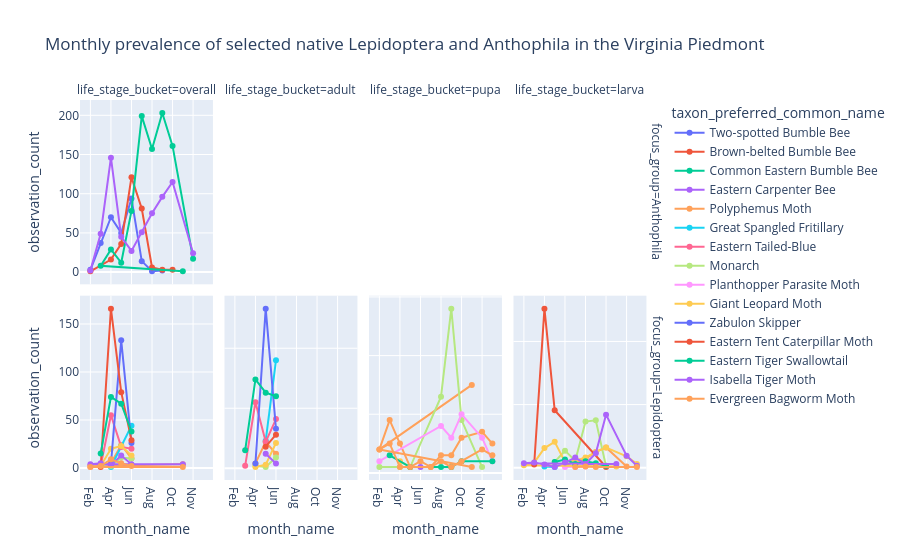

Here is the notebook cell this chart was saved with:
### Code cell
top_taxa = poster_candidates.groupby(['focus_group', 'life_stage_bucket']).head(4)['taxon_id']
plot_frame = monthly_taxa[monthly_taxa['taxon_id'].isin(top_taxa)].copy()
month_order = ['Jan', 'Feb', 'Mar', 'Apr', 'May', 'Jun', 'Jul', 'Aug', 'Sep', 'Oct', 'Nov', 'Dec']
stage_order = ['overall', 'adult', 'pupa', 'larva']
plot_frame['month_name'] = pd.Categorical(plot_frame['month_name'], categories=month_order, ordered=True)
plot_frame['life_stage_bucket'] = pd.Categorical(plot_frame['life_stage_bucket'], categories=stage_order, ordered=True)
plot_frame = plot_frame.sort_values(['focus_group', 'life_stage_bucket', 'taxon_name', 'month'])

fig = px.line(
    plot_frame,
    x='month_name',
    y='observation_count',
    color='taxon_preferred_common_name',
    facet_row='focus_group',
    facet_col='life_stage_bucket',
    markers=True,
    hover_data=['taxon_name'],
    title='Monthly prevalence of selected native Lepidoptera and Anthophila (VA Piedmont counties)',
)
fig.update_yaxes(matches=None)
fig.show()

### Figure 1 — Plotly figure (JSON) as saved in the notebook; plotly's stock layout.template omitted (floating-point values rounded to 4 significant figures)
{"data": [{"customdata": [["Bombus bimaculatus"], ["Bombus bimaculatus"], ["Bombus bimaculatus"], ["Bombus bimaculatus"], ["Bombus bimaculatus"], ["Bombus bimaculatus"], ["Bombus bimaculatus"], ["Bombus bimaculatus"]], "hovertemplate": "taxon_preferred_common_name=Two-spotted Bumble Bee<br>focus_group=Anthophila<br>life_stage_bucket=overall<br>month_name=%{x}<br>observation_count=%{y}<br>taxon_name=%{customdata[0]}<extra></extra>", "legendgroup": "Two-spotted Bumble Bee", "line": {"color": "#636efa", "dash": "solid"}, "marker": {"symbol": "circle"}, "mode": "lines+markers", "name": "Two-spotted Bumble Bee", "orientation": "v", "showlegend": true, "type": "scatter", "x": ["Feb", "Mar", "Apr", "May", "Jun", "Jul", "Aug", "Sep"], "xaxis": "x5", "y": [3, 37, 70, 50, 94, 14, 1, 2], "yaxis": "y5"}, {"customdata": [["Bombus griseocollis"], ["Bombus griseocollis"], ["Bombus griseocollis"], ["Bombus griseocollis"], ["Bombus griseocollis"], ["Bombus griseocollis"], ["Bombus griseocollis"], ["Bombus griseocollis"]], "hovertemplate": "taxon_preferred_common_name=Brown-belted Bumble Bee<br>focus_group=Anthophila<br>life_stage_bucket=overall<br>month_name=%{x}<br>observation_count=%{y}<br>taxon_name=%{customdata[0]}<extra></extra>", "legendgroup": "Brown-belted Bumble Bee", "line": {"color": "#EF553B", "dash": "solid"}, "marker": {"symbol": "circle"}, "mode": "lines+markers", "name": "Brown-belted Bumble Bee", "orientation": "v", "showlegend": true, "type": "scatter", "x": ["Feb", "Apr", "May", "Jun", "Jul", "Aug", "Sep", "Oct"], "xaxis": "x5", "y": [1, 16, 36, 121, 81, 6, 3, 3], "yaxis": "y5"}, {"customdata": [["Bombus impatiens"], ["Bombus impatiens"], ["Bombus impatiens"], ["Bombus impatiens"], ["Bombus impatiens"], ["Bombus impatiens"], ["Bombus impatiens"], ["Bombus impatiens"], ["Bombus impatiens"], ["Bombus impatiens"]], "hovertemplate": "taxon_preferred_common_name=Common Eastern Bumble Bee<br>focus_group=Anthophila<br>life_stage_bucket=overall<br>month_name=%{x}<br>observation_count=%{y}<br>taxon_name=%{customdata[0]}<extra></extra>", "legendgroup": "Common Eastern Bumble Bee", "line": {"color": "#00cc96", "dash": "solid"}, "marker": {"symbol": "circle"}, "mode": "lines+markers", "name": "Common Eastern Bumble Bee", "orientation": "v", "showlegend": true, "type": "scatter", "x": ["Jan", "Mar", "Apr", "May", "Jun", "Jul", "Aug", "Sep", "Oct", "Nov"], "xaxis": "x5", "y": [1, 8, 29, 12, 78, 199, 157, 203, 161, 17], "yaxis": "y5"}, {"customdata": [["Xylocopa virginica"], ["Xylocopa virginica"], ["Xylocopa virginica"], ["Xylocopa virginica"], ["Xylocopa virginica"], ["Xylocopa virginica"], ["Xylocopa virginica"], ["Xylocopa virginica"], ["Xylocopa virginica"], ["Xylocopa virginica"]], "hovertemplate": "taxon_preferred_common_name=Eastern Carpenter Bee<br>focus_group=Anthophila<br>life_stage_bucket=overall<br>month_name=%{x}<br>observation_count=%{y}<br>taxon_name=%{customdata[0]}<extra></extra>", "legendgroup": "Eastern Carpenter Bee", "line": {"color": "#ab63fa", "dash": "solid"}, "marker": {"symbol": "circle"}, "mode": "lines+markers", "name": "Eastern Carpenter Bee", "orientation": "v", "showlegend": true, "type": "scatter", "x": ["Feb", "Mar", "Apr", "May", "Jun", "Jul", "Aug", "Sep", "Oct", "Nov"], "xaxis": "x5", "y": [2, 49, 146, 45, 27, 51, 75, 96, 115, 24], "yaxis": "y5"}, {"customdata": [["Antheraea polyphemus"], ["Antheraea polyphemus"], ["Antheraea polyphemus"], ["Antheraea polyphemus"], ["Antheraea polyphemus"], ["Antheraea polyphemus"]], "hovertemplate": "taxon_preferred_common_name=Polyphemus Moth<br>focus_group=Lepidoptera<br>life_stage_bucket=overall<br>month_name=%{x}<br>observation_count=%{y}<br>taxon_name=%{customdata[0]}<extra></extra>", "legendgroup": "Polyphemus Moth", "line": {"color": "#FFA15A", "dash": "solid"}, "marker": {"symbol": "circle"}, "mode": "lines+markers", "name": "Polyphemus Moth", "orientation": "v", "showlegend": true, "type": "scatter", "x": ["Jan", "Feb", "Mar", "Apr", "May", "Jun"], "xaxis": "x", "y": [4, 2, 2, 5, 24, 10], "yaxis": "y"}, {"customdata": [["Antheraea polyphemus"], ["Antheraea polyphemus"], ["Antheraea polyphemus"]], "hovertemplate": "taxon_preferred_common_name=Polyphemus Moth<br>focus_group=Lepidoptera<br>life_stage_bucket=adult<br>month_name=%{x}<br>observation_count=%{y}<br>taxon_name=%{customdata[0]}<extra></extra>", "legendgroup": "Polyphemus Moth", "line": {"color": "#FFA15A", "dash": "solid"}, "marker": {"symbol": "circle"}, "mode": "lines+markers", "name": "Polyphemus Moth", "orientation": "v", "showlegend": false, "type": "scatter", "x": ["Apr", "May", "Jun"], "xaxis": "x2", "y": [4, 22, 12], "yaxis": "y2"}, {"customdata": [["Antheraea polyphemus"], ["Antheraea polyphemus"], ["Antheraea polyphemus"], ["Antheraea polyphemus"], ["Antheraea polyphemus"], ["Antheraea polyphemus"], ["Antheraea polyphemus"], ["Antheraea polyphemus"], ["Antheraea polyphemus"], ["Antheraea polyphemus"], ["Antheraea polyphemus"], ["Antheraea polyphemus"]], "hovertemplate": "taxon_preferred_common_name=Polyphemus Moth<br>focus_group=Lepidoptera<br>life_stage_bucket=pupa<br>month_name=%{x}<br>observation_count=%{y}<br>taxon_name=%{customdata[0]}<extra></extra>", "legendgroup": "Polyphemus Moth", "line": {"color": "#FFA15A", "dash": "solid"}, "marker": {"symbol": "circle"}, "mode": "lines+markers", "name": "Polyphemus Moth", "orientation": "v", "showlegend": false, "type": "scatter", "x": ["Jan", "Feb", "Mar", "Apr", "May", "Jun", "Jul", "Aug", "Sep", "Oct", "Nov", "Dec"], "xaxis": "x3", "y": [15, 4, 9, 5, 1, 2, 1, 3, 3, 6, 7, 5], "yaxis": "y3"}, {"customdata": [["Antheraea polyphemus"], ["Antheraea polyphemus"], ["Antheraea polyphemus"], ["Antheraea polyphemus"], ["Antheraea polyphemus"], ["Antheraea polyphemus"]], "hovertemplate": "taxon_preferred_common_name=Polyphemus Moth<br>focus_group=Lepidoptera<br>life_stage_bucket=larva<br>month_name=%{x}<br>observation_count=%{y}<br>taxon_name=%{customdata[0]}<extra></extra>", "legendgroup": "Polyphemus Moth", "line": {"color": "#FFA15A", "dash": "solid"}, "marker": {"symbol": "circle"}, "mode": "lines+markers", "name": "Polyphemus Moth", "orientation": "v", "showlegend": false, "type": "scatter", "x": ["Jun", "Jul", "Aug", "Sep", "Oct", "Nov"], "xaxis": "x4", "y": [4, 9, 14, 25, 32, 2], "yaxis": "y4"}, {"customdata": [["Argynnis cybele"], ["Argynnis cybele"], ["Argynnis cybele"]], "hovertemplate": "taxon_preferred_common_name=Great Spangled Fritillary<br>focus_group=Lepidoptera<br>life_stage_bucket=overall<br>month_name=%{x}<br>observation_count=%{y}<br>taxon_name=%{customdata[0]}<extra></extra>", "legendgroup": "Great Spangled Fritillary", "line": {"color": "#19d3f3", "dash": "solid"}, "marker": {"symbol": "circle"}, "mode": "lines+markers", "name": "Great Spangled Fritillary", "orientation": "v", "showlegend": true, "type": "scatter", "x": ["Apr", "May", "Jun"], "xaxis": "x", "y": [1, 23, 44], "yaxis": "y"}, {"customdata": [["Argynnis cybele"], ["Argynnis cybele"]], "hovertemplate": "taxon_preferred_common_name=Great Spangled Fritillary<br>focus_group=Lepidoptera<br>life_stage_bucket=adult<br>month_name=%{x}<br>observation_count=%{y}<br>taxon_name=%{customdata[0]}<extra></extra>", "legendgroup": "Great Spangled Fritillary", "line": {"color": "#19d3f3", "dash": "solid"}, "marker": {"symbol": "circle"}, "mode": "lines+markers", "name": "Great Spangled Fritillary", "orientation": "v", "showlegend": false, "type": "scatter", "x": ["May", "Jun"], "xaxis": "x2", "y": [23, 90], "yaxis": "y2"}, {"customdata": [["Argynnis cybele"], ["Argynnis cybele"]], "hovertemplate": "taxon_preferred_common_name=Great Spangled Fritillary<br>focus_group=Lepidoptera<br>life_stage_bucket=larva<br>month_name=%{x}<br>observation_count=%{y}<br>taxon_name=%{customdata[0]}<extra></extra>", "legendgroup": "Great Spangled Fritillary", "line": {"color": "#19d3f3", "dash": "solid"}, "marker": {"symbol": "circle"}, "mode": "lines+markers", "name": "Great Spangled Fritillary", "orientation": "v", "showlegend": false, "type": "scatter", "x": ["Apr", "May"], "xaxis": "x4", "y": [2, 1], "yaxis": "y4"}, {"customdata": [["Cupido comyntas"], ["Cupido comyntas"], ["Cupido comyntas"], ["Cupido comyntas"]], "hovertemplate": "taxon_preferred_common_name=Eastern Tailed-Blue<br>focus_group=Lepidoptera<br>life_stage_bucket=overall<br>month_name=%{x}<br>observation_count=%{y}<br>taxon_name=%{customdata[0]}<extra></extra>", "legendgroup": "Eastern Tailed-Blue", "line": {"color": "#FF6692", "dash": "solid"}, "marker": {"symbol": "circle"}, "mode": "lines+markers", "name": "Eastern Tailed-Blue", "orientation": "v", "showlegend": true, "type": "scatter", "x": ["Mar", "Apr", "May", "Jun"], "xaxis": "x", "y": [2, 55, 22, 20], "yaxis": "y"}, {"customdata": [["Cupido comyntas"], ["Cupido comyntas"], ["Cupido comyntas"], ["Cupido comyntas"]], "hovertemplate": "taxon_preferred_common_name=Eastern Tailed-Blue<br>focus_group=Lepidoptera<br>life_stage_bucket=adult<br>month_name=%{x}<br>observation_count=%{y}<br>taxon_name=%{customdata[0]}<extra></extra>", "legendgroup": "Eastern Tailed-Blue", "line": {"color": "#FF6692", "dash": "solid"}, "marker": {"symbol": "circle"}, "mode": "lines+markers", "name": "Eastern Tailed-Blue", "orientation": "v", "showlegend": false, "type": "scatter", "x": ["Mar", "Apr", "May", "Jun"], "xaxis": "x2", "y": [2, 55, 22, 41], "yaxis": "y2"}, {"customdata": [["Danaus plexippus"], ["Danaus plexippus"], ["Danaus plexippus"], ["Danaus plexippus"]], "hovertemplate": "taxon_preferred_common_name=Monarch<br>focus_group=Lepidoptera<br>life_stage_bucket=overall<br>month_name=%{x}<br>observation_count=%{y}<br>taxon_name=%{customdata[0]}<extra></extra>", "legendgroup": "Monarch", "line": {"color": "#B6E880", "dash": "solid"}, "marker": {"symbol": "circle"}, "mode": "lines+markers", "name": "Monarch", "orientation": "v", "showlegend": true, "type": "scatter", "x": ["Feb", "Apr", "May", "Jun"], "xaxis": "x", "y": [1, 2, 11, 10], "yaxis": "y"}, {"customdata": [["Danaus plexippus"], ["Danaus plexippus"], ["Danaus plexippus"]], "hovertemplate": "taxon_preferred_common_name=Monarch<br>focus_group=Lepidoptera<br>life_stage_bucket=adult<br>month_name=%{x}<br>observation_count=%{y}<br>taxon_name=%{customdata[0]}<extra></extra>", "legendgroup": "Monarch", "line": {"color": "#B6E880", "dash": "solid"}, "marker": {"symbol": "circle"}, "mode": "lines+markers", "name": "Monarch", "orientation": "v", "showlegend": false, "type": "scatter", "x": ["Apr", "May", "Jun"], "xaxis": "x2", "y": [2, 1, 9], "yaxis": "y2"}, {"customdata": [["Danaus plexippus"], ["Danaus plexippus"], ["Danaus plexippus"], ["Danaus plexippus"], ["Danaus plexippus"], ["Danaus plexippus"], ["Danaus plexippus"]], "hovertemplate": "taxon_preferred_common_name=Monarch<br>focus_group=Lepidoptera<br>life_stage_bucket=pupa<br>month_name=%{x}<br>observation_count=%{y}<br>taxon_name=%{customdata[0]}<extra></extra>", "legendgroup": "Monarch", "line": {"color": "#B6E880", "dash": "solid"}, "marker": {"symbol": "circle"}, "mode": "lines+markers", "name": "Monarch", "orientation": "v", "showlegend": false, "type": "scatter", "x": ["Feb", "Apr", "May", "Aug", "Sep", "Oct", "Nov"], "xaxis": "x3", "y": [1, 1, 1, 13, 28, 9, 1], "yaxis": "y3"}, {"customdata": [["Danaus plexippus"], ["Danaus plexippus"], ["Danaus plexippus"], ["Danaus plexippus"], ["Danaus plexippus"], ["Danaus plexippus"]], "hovertemplate": "taxon_preferred_common_name=Monarch<br>focus_group=Lepidoptera<br>life_stage_bucket=larva<br>month_name=%{x}<br>observation_count=%{y}<br>taxon_name=%{customdata[0]}<extra></extra>", "legendgroup": "Monarch", "line": {"color": "#B6E880", "dash": "solid"}, "marker": {"symbol": "circle"}, "mode": "lines+markers", "name": "Monarch", "orientation": "v", "showlegend": false, "type": "scatter", "x": ["May", "Jun", "Jul", "Aug", "Sep", "Oct"], "xaxis": "x4", "y": [9, 27, 11, 73, 75, 2], "yaxis": "y4"}, {"customdata": [["Fulgoraecia exigua"]], "hovertemplate": "taxon_preferred_common_name=Planthopper Parasite Moth<br>focus_group=Lepidoptera<br>life_stage_bucket=overall<br>month_name=%{x}<br>observation_count=%{y}<br>taxon_name=%{customdata[0]}<extra></extra>", "legendgroup": "Planthopper Parasite Moth", "line": {"color": "#FF97FF", "dash": "solid"}, "marker": {"symbol": "circle"}, "mode": "lines+markers", "name": "Planthopper Parasite Moth", "orientation": "v", "showlegend": true, "type": "scatter", "x": ["Feb"], "xaxis": "x", "y": [1], "yaxis": "y"}, {"customdata": [["Fulgoraecia exigua"], ["Fulgoraecia exigua"], ["Fulgoraecia exigua"], ["Fulgoraecia exigua"], ["Fulgoraecia exigua"], ["Fulgoraecia exigua"]], "hovertemplate": "taxon_preferred_common_name=Planthopper Parasite Moth<br>focus_group=Lepidoptera<br>life_stage_bucket=pupa<br>month_name=%{x}<br>observation_count=%{y}<br>taxon_name=%{customdata[0]}<extra></extra>", "legendgroup": "Planthopper Parasite Moth", "line": {"color": "#FF97FF", "dash": "solid"}, "marker": {"symbol": "circle"}, "mode": "lines+markers", "name": "Planthopper Parasite Moth", "orientation": "v", "showlegend": false, "type": "scatter", "x": ["Feb", "Aug", "Sep", "Oct", "Nov", "Dec"], "xaxis": "x3", "y": [2, 8, 6, 10, 6, 2], "yaxis": "y3"}, {"customdata": [["Fulgoraecia exigua"], ["Fulgoraecia exigua"], ["Fulgoraecia exigua"]], "hovertemplate": "taxon_preferred_common_name=Planthopper Parasite Moth<br>focus_group=Lepidoptera<br>life_stage_bucket=larva<br>month_name=%{x}<br>observation_count=%{y}<br>taxon_name=%{customdata[0]}<extra></extra>", "legendgroup": "Planthopper Parasite Moth", "line": {"color": "#FF97FF", "dash": "solid"}, "marker": {"symbol": "circle"}, "mode": "lines+markers", "name": "Planthopper Parasite Moth", "orientation": "v", "showlegend": false, "type": "scatter", "x": ["Jun", "Jul", "Aug"], "xaxis": "x4", "y": [1, 1, 2], "yaxis": "y4"}, {"customdata": [["Hypercompe scribonia"], ["Hypercompe scribonia"], ["Hypercompe scribonia"], ["Hypercompe scribonia"], ["Hypercompe scribonia"]], "hovertemplate": "taxon_preferred_common_name=Giant Leopard Moth<br>focus_group=Lepidoptera<br>life_stage_bucket=overall<br>month_name=%{x}<br>observation_count=%{y}<br>taxon_name=%{customdata[0]}<extra></extra>", "legendgroup": "Giant Leopard Moth", "line": {"color": "#FECB52", "dash": "solid"}, "marker": {"symbol": "circle"}, "mode": "lines+markers", "name": "Giant Leopard Moth", "orientation": "v", "showlegend": true, "type": "scatter", "x": ["Feb", "Mar", "Apr", "May", "Jun"], "xaxis": "x", "y": [2, 2, 20, 23, 13], "yaxis": "y"}, {"customdata": [["Hypercompe scribonia"], ["Hypercompe scribonia"], ["Hypercompe scribonia"]], "hovertemplate": "taxon_preferred_common_name=Giant Leopard Moth<br>focus_group=Lepidoptera<br>life_stage_bucket=adult<br>month_name=%{x}<br>observation_count=%{y}<br>taxon_name=%{customdata[0]}<extra></extra>", "legendgroup": "Giant Leopard Moth", "line": {"color": "#FECB52", "dash": "solid"}, "marker": {"symbol": "circle"}, "mode": "lines+markers", "name": "Giant Leopard Moth", "orientation": "v", "showlegend": false, "type": "scatter", "x": ["Apr", "May", "Jun"], "xaxis": "x2", "y": [1, 3, 21], "yaxis": "y2"}, {"customdata": [["Hypercompe scribonia"], ["Hypercompe scribonia"]], "hovertemplate": "taxon_preferred_common_name=Giant Leopard Moth<br>focus_group=Lepidoptera<br>life_stage_bucket=pupa<br>month_name=%{x}<br>observation_count=%{y}<br>taxon_name=%{customdata[0]}<extra></extra>", "legendgroup": "Giant Leopard Moth", "line": {"color": "#FECB52", "dash": "solid"}, "marker": {"symbol": "circle"}, "mode": "lines+markers", "name": "Giant Leopard Moth", "orientation": "v", "showlegend": false, "type": "scatter", "x": ["Apr", "May"], "xaxis": "x3", "y": [2, 1], "yaxis": "y3"}, {"customdata": [["Hypercompe scribonia"], ["Hypercompe scribonia"], ["Hypercompe scribonia"], ["Hypercompe scribonia"], ["Hypercompe scribonia"], ["Hypercompe scribonia"], ["Hypercompe scribonia"], ["Hypercompe scribonia"], ["Hypercompe scribonia"], ["Hypercompe scribonia"], ["Hypercompe scribonia"], ["Hypercompe scribonia"]], "hovertemplate": "taxon_preferred_common_name=Giant Leopard Moth<br>focus_group=Lepidoptera<br>life_stage_bucket=larva<br>month_name=%{x}<br>observation_count=%{y}<br>taxon_name=%{customdata[0]}<extra></extra>", "legendgroup": "Giant Leopard Moth", "line": {"color": "#FECB52", "dash": "solid"}, "marker": {"symbol": "circle"}, "mode": "lines+markers", "name": "Giant Leopard Moth", "orientation": "v", "showlegend": false, "type": "scatter", "x": ["Jan", "Feb", "Mar", "Apr", "May", "Jun", "Jul", "Aug", "Sep", "Oct", "Nov", "Dec"], "xaxis": "x4", "y": [2, 4, 8, 31, 41, 9, 11, 16, 25, 32, 18, 6], "yaxis": "y4"}, {"customdata": [["Lon zabulon"], ["Lon zabulon"], ["Lon zabulon"]], "hovertemplate": "taxon_preferred_common_name=Zabulon Skipper<br>focus_group=Lepidoptera<br>life_stage_bucket=overall<br>month_name=%{x}<br>observation_count=%{y}<br>taxon_name=%{customdata[0]}<extra></extra>", "legendgroup": "Zabulon Skipper", "line": {"color": "#636efa", "dash": "solid"}, "marker": {"symbol": "circle"}, "mode": "lines+markers", "name": "Zabulon Skipper", "orientation": "v", "showlegend": true, "type": "scatter", "x": ["Apr", "May", "Jun"], "xaxis": "x", "y": [4, 133, 26], "yaxis": "y"}, {"customdata": [["Lon zabulon"], ["Lon zabulon"], ["Lon zabulon"]], "hovertemplate": "taxon_preferred_common_name=Zabulon Skipper<br>focus_group=Lepidoptera<br>life_stage_bucket=adult<br>month_name=%{x}<br>observation_count=%{y}<br>taxon_name=%{customdata[0]}<extra></extra>", "legendgroup": "Zabulon Skipper", "line": {"color": "#636efa", "dash": "solid"}, "marker": {"symbol": "circle"}, "mode": "lines+markers", "name": "Zabulon Skipper", "orientation": "v", "showlegend": false, "type": "scatter", "x": ["Apr", "May", "Jun"], "xaxis": "x2", "y": [4, 133, 33], "yaxis": "y2"}, {"customdata": [["Malacosoma americana"], ["Malacosoma americana"], ["Malacosoma americana"], ["Malacosoma americana"]], "hovertemplate": "taxon_preferred_common_name=Eastern Tent Caterpillar Moth<br>focus_group=Lepidoptera<br>life_stage_bucket=overall<br>month_name=%{x}<br>observation_count=%{y}<br>taxon_name=%{customdata[0]}<extra></extra>", "legendgroup": "Eastern Tent Caterpillar Moth", "line": {"color": "#EF553B", "dash": "solid"}, "marker": {"symbol": "circle"}, "mode": "lines+markers", "name": "Eastern Tent Caterpillar Moth", "orientation": "v", "showlegend": true, "type": "scatter", "x": ["Mar", "Apr", "May", "Jun"], "xaxis": "x", "y": [1, 166, 79, 29], "yaxis": "y"}, {"customdata": [["Malacosoma americana"], ["Malacosoma americana"]], "hovertemplate": "taxon_preferred_common_name=Eastern Tent Caterpillar Moth<br>focus_group=Lepidoptera<br>life_stage_bucket=adult<br>month_name=%{x}<br>observation_count=%{y}<br>taxon_name=%{customdata[0]}<extra></extra>", "legendgroup": "Eastern Tent Caterpillar Moth", "line": {"color": "#EF553B", "dash": "solid"}, "marker": {"symbol": "circle"}, "mode": "lines+markers", "name": "Eastern Tent Caterpillar Moth", "orientation": "v", "showlegend": false, "type": "scatter", "x": ["May", "Jun"], "xaxis": "x2", "y": [18, 28], "yaxis": "y2"}, {"customdata": [["Malacosoma americana"], ["Malacosoma americana"], ["Malacosoma americana"], ["Malacosoma americana"]], "hovertemplate": "taxon_preferred_common_name=Eastern Tent Caterpillar Moth<br>focus_group=Lepidoptera<br>life_stage_bucket=larva<br>month_name=%{x}<br>observation_count=%{y}<br>taxon_name=%{customdata[0]}<extra></extra>", "legendgroup": "Eastern Tent Caterpillar Moth", "line": {"color": "#EF553B", "dash": "solid"}, "marker": {"symbol": "circle"}, "mode": "lines+markers", "name": "Eastern Tent Caterpillar Moth", "orientation": "v", "showlegend": false, "type": "scatter", "x": ["Mar", "Apr", "May", "Oct"], "xaxis": "x4", "y": [5, 252, 91, 1], "yaxis": "y4"}, {"customdata": [["Papilio glaucus"], ["Papilio glaucus"], ["Papilio glaucus"], ["Papilio glaucus"]], "hovertemplate": "taxon_preferred_common_name=Eastern Tiger Swallowtail<br>focus_group=Lepidoptera<br>life_stage_bucket=overall<br>month_name=%{x}<br>observation_count=%{y}<br>taxon_name=%{customdata[0]}<extra></extra>", "legendgroup": "Eastern Tiger Swallowtail", "line": {"color": "#00cc96", "dash": "solid"}, "marker": {"symbol": "circle"}, "mode": "lines+markers", "name": "Eastern Tiger Swallowtail", "orientation": "v", "showlegend": true, "type": "scatter", "x": ["Mar", "Apr", "May", "Jun"], "xaxis": "x", "y": [15, 74, 67, 38], "yaxis": "y"}, {"customdata": [["Papilio glaucus"], ["Papilio glaucus"], ["Papilio glaucus"], ["Papilio glaucus"]], "hovertemplate": "taxon_preferred_common_name=Eastern Tiger Swallowtail<br>focus_group=Lepidoptera<br>life_stage_bucket=adult<br>month_name=%{x}<br>observation_count=%{y}<br>taxon_name=%{customdata[0]}<extra></extra>", "legendgroup": "Eastern Tiger Swallowtail", "line": {"color": "#00cc96", "dash": "solid"}, "marker": {"symbol": "circle"}, "mode": "lines+markers", "name": "Eastern Tiger Swallowtail", "orientation": "v", "showlegend": false, "type": "scatter", "x": ["Mar", "Apr", "May", "Jun"], "xaxis": "x2", "y": [15, 74, 63, 60], "yaxis": "y2"}, {"customdata": [["Papilio glaucus"], ["Papilio glaucus"], ["Papilio glaucus"], ["Papilio glaucus"], ["Papilio glaucus"], ["Papilio glaucus"]], "hovertemplate": "taxon_preferred_common_name=Eastern Tiger Swallowtail<br>focus_group=Lepidoptera<br>life_stage_bucket=pupa<br>month_name=%{x}<br>observation_count=%{y}<br>taxon_name=%{customdata[0]}<extra></extra>", "legendgroup": "Eastern Tiger Swallowtail", "line": {"color": "#00cc96", "dash": "solid"}, "marker": {"symbol": "circle"}, "mode": "lines+markers", "name": "Eastern Tiger Swallowtail", "orientation": "v", "showlegend": false, "type": "scatter", "x": ["Mar", "May", "Aug", "Sep", "Oct", "Dec"], "xaxis": "x3", "y": [3, 1, 1, 1, 2, 2], "yaxis": "y3"}, {"customdata": [["Papilio glaucus"], ["Papilio glaucus"], ["Papilio glaucus"], ["Papilio glaucus"], ["Papilio glaucus"], ["Papilio glaucus"]], "hovertemplate": "taxon_preferred_common_name=Eastern Tiger Swallowtail<br>focus_group=Lepidoptera<br>life_stage_bucket=larva<br>month_name=%{x}<br>observation_count=%{y}<br>taxon_name=%{customdata[0]}<extra></extra>", "legendgroup": "Eastern Tiger Swallowtail", "line": {"color": "#00cc96", "dash": "solid"}, "marker": {"symbol": "circle"}, "mode": "lines+markers", "name": "Eastern Tiger Swallowtail", "orientation": "v", "showlegend": false, "type": "scatter", "x": ["May", "Jun", "Jul", "Aug", "Sep", "Oct"], "xaxis": "x4", "y": [9, 13, 6, 10, 7, 3], "yaxis": "y4"}, {"customdata": [["Pyrrharctia isabella"], ["Pyrrharctia isabella"], ["Pyrrharctia isabella"], ["Pyrrharctia isabella"], ["Pyrrharctia isabella"], ["Pyrrharctia isabella"]], "hovertemplate": "taxon_preferred_common_name=Isabella Tiger Moth<br>focus_group=Lepidoptera<br>life_stage_bucket=overall<br>month_name=%{x}<br>observation_count=%{y}<br>taxon_name=%{customdata[0]}<extra></extra>", "legendgroup": "Isabella Tiger Moth", "line": {"color": "#ab63fa", "dash": "solid"}, "marker": {"symbol": "circle"}, "mode": "lines+markers", "name": "Isabella Tiger Moth", "orientation": "v", "showlegend": true, "type": "scatter", "x": ["Jan", "Feb", "Mar", "Apr", "May", "Jun"], "xaxis": "x", "y": [4, 4, 5, 3, 13, 4], "yaxis": "y"}, {"customdata": [["Pyrrharctia isabella"], ["Pyrrharctia isabella"]], "hovertemplate": "taxon_preferred_common_name=Isabella Tiger Moth<br>focus_group=Lepidoptera<br>life_stage_bucket=adult<br>month_name=%{x}<br>observation_count=%{y}<br>taxon_name=%{customdata[0]}<extra></extra>", "legendgroup": "Isabella Tiger Moth", "line": {"color": "#ab63fa", "dash": "solid"}, "marker": {"symbol": "circle"}, "mode": "lines+markers", "name": "Isabella Tiger Moth", "orientation": "v", "showlegend": false, "type": "scatter", "x": ["May", "Jun"], "xaxis": "x2", "y": [12, 4], "yaxis": "y2"}, {"customdata": [["Pyrrharctia isabella"]], "hovertemplate": "taxon_preferred_common_name=Isabella Tiger Moth<br>focus_group=Lepidoptera<br>life_stage_bucket=pupa<br>month_name=%{x}<br>observation_count=%{y}<br>taxon_name=%{customdata[0]}<extra></extra>", "legendgroup": "Isabella Tiger Moth", "line": {"color": "#ab63fa", "dash": "solid"}, "marker": {"symbol": "circle"}, "mode": "lines+markers", "name": "Isabella Tiger Moth", "orientation": "v", "showlegend": false, "type": "scatter", "x": ["Jun"], "xaxis": "x3", "y": [1], "yaxis": "y3"}, {"customdata": [["Pyrrharctia isabella"], ["Pyrrharctia isabella"], ["Pyrrharctia isabella"], ["Pyrrharctia isabella"], ["Pyrrharctia isabella"], ["Pyrrharctia isabella"], ["Pyrrharctia isabella"], ["Pyrrharctia isabella"], ["Pyrrharctia isabella"], ["Pyrrharctia isabella"], ["Pyrrharctia isabella"], ["Pyrrharctia isabella"]], "hovertemplate": "taxon_preferred_common_name=Isabella Tiger Moth<br>focus_group=Lepidoptera<br>life_stage_bucket=larva<br>month_name=%{x}<br>observation_count=%{y}<br>taxon_name=%{customdata[0]}<extra></extra>", "legendgroup": "Isabella Tiger Moth", "line": {"color": "#ab63fa", "dash": "solid"}, "marker": {"symbol": "circle"}, "mode": "lines+markers", "name": "Isabella Tiger Moth", "orientation": "v", "showlegend": false, "type": "scatter", "x": ["Jan", "Feb", "Mar", "Apr", "May", "Jun", "Jul", "Aug", "Sep", "Oct", "Nov", "Dec"], "xaxis": "x4", "y": [6, 7, 8, 5, 1, 8, 16, 6, 23, 84, 19, 3], "yaxis": "y4"}, {"customdata": [["Thyridopteryx ephemeraeformis"], ["Thyridopteryx ephemeraeformis"], ["Thyridopteryx ephemeraeformis"], ["Thyridopteryx ephemeraeformis"], ["Thyridopteryx ephemeraeformis"], ["Thyridopteryx ephemeraeformis"]], "hovertemplate": "taxon_preferred_common_name=Evergreen Bagworm Moth<br>focus_group=Lepidoptera<br>life_stage_bucket=overall<br>month_name=%{x}<br>observation_count=%{y}<br>taxon_name=%{customdata[0]}<extra></extra>", "legendgroup": "Evergreen Bagworm Moth", "line": {"color": "#FFA15A", "dash": "solid"}, "marker": {"symbol": "circle"}, "mode": "lines+markers", "name": "Evergreen Bagworm Moth", "orientation": "v", "showlegend": true, "type": "scatter", "x": ["Jan", "Feb", "Mar", "Apr", "May", "Jun"], "xaxis": "x", "y": [1, 1, 2, 9, 5, 2], "yaxis": "y"}, {"customdata": [["Thyridopteryx ephemeraeformis"], ["Thyridopteryx ephemeraeformis"], ["Thyridopteryx ephemeraeformis"], ["Thyridopteryx ephemeraeformis"], ["Thyridopteryx ephemeraeformis"], ["Thyridopteryx ephemeraeformis"], ["Thyridopteryx ephemeraeformis"], ["Thyridopteryx ephemeraeformis"], ["Thyridopteryx ephemeraeformis"], ["Thyridopteryx ephemeraeformis"], ["Thyridopteryx ephemeraeformis"]], "hovertemplate": "taxon_preferred_common_name=Evergreen Bagworm Moth<br>focus_group=Lepidoptera<br>life_stage_bucket=pupa<br>month_name=%{x}<br>observation_count=%{y}<br>taxon_name=%{customdata[0]}<extra></extra>", "legendgroup": "Evergreen Bagworm Moth", "line": {"color": "#FFA15A", "dash": "solid"}, "marker": {"symbol": "circle"}, "mode": "lines+markers", "name": "Evergreen Bagworm Moth", "orientation": "v", "showlegend": false, "type": "scatter", "x": ["Jan", "Feb", "Mar", "Apr", "May", "Jul", "Aug", "Sep", "Oct", "Nov", "Dec"], "xaxis": "x3", "y": [1, 4, 5, 1, 1, 1, 2, 1, 2, 4, 3], "yaxis": "y3"}, {"customdata": [["Thyridopteryx ephemeraeformis"], ["Thyridopteryx ephemeraeformis"], ["Thyridopteryx ephemeraeformis"], ["Thyridopteryx ephemeraeformis"]], "hovertemplate": "taxon_preferred_common_name=Evergreen Bagworm Moth<br>focus_group=Lepidoptera<br>life_stage_bucket=larva<br>month_name=%{x}<br>observation_count=%{y}<br>taxon_name=%{customdata[0]}<extra></extra>", "legendgroup": "Evergreen Bagworm Moth", "line": {"color": "#FFA15A", "dash": "solid"}, "marker": {"symbol": "circle"}, "mode": "lines+markers", "name": "Evergreen Bagworm Moth", "orientation": "v", "showlegend": false, "type": "scatter", "x": ["Jul", "Aug", "Sep", "Dec"], "xaxis": "x4", "y": [1, 2, 1, 1], "yaxis": "y4"}], "layout": {"annotations": [{"font": {}, "showarrow": false, "text": "life_stage_bucket=overall", "x": 0.115, "xanchor": "center", "xref": "paper", "y": 1, "yanchor": "bottom", "yref": "paper"}, {"font": {}, "showarrow": false, "text": "life_stage_bucket=adult", "x": 0.365, "xanchor": "center", "xref": "paper", "y": 1, "yanchor": "bottom", "yref": "paper"}, {"font": {}, "showarrow": false, "text": "life_stage_bucket=pupa", "x": 0.615, "xanchor": "center", "xref": "paper", "y": 1, "yanchor": "bottom", "yref": "paper"}, {"font": {}, "showarrow": false, "text": "life_stage_bucket=larva", "x": 0.865, "xanchor": "center", "xref": "paper", "y": 1, "yanchor": "bottom", "yref": "paper"}, {"font": {}, "showarrow": false, "text": "focus_group=Lepidoptera", "textangle": 90, "x": 0.98, "xanchor": "left", "xref": "paper", "y": 0.2425, "yanchor": "middle", "yref": "paper"}, {"font": {}, "showarrow": false, "text": "focus_group=Anthophila", "textangle": 90, "x": 0.98, "xanchor": "left", "xref": "paper", "y": 0.7575, "yanchor": "middle", "yref": "paper"}], "legend": {"title": {"text": "taxon_preferred_common_name"}, "tracegroupgap": 0}, "title": {"text": "Monthly prevalence of selected native Lepidoptera and Anthophila in the Virginia Piedmont"}, "xaxis": {"anchor": "y", "domain": [0, 0.23], "title": {"text": "month_name"}}, "xaxis2": {"anchor": "y2", "domain": [0.25, 0.48], "matches": "x", "title": {"text": "month_name"}}, "xaxis3": {"anchor": "y3", "domain": [0.5, 0.73], "matches": "x", "title": {"text": "month_name"}}, "xaxis4": {"anchor": "y4", "domain": [0.75, 0.98], "matches": "x", "title": {"text": "month_name"}}, "xaxis5": {"anchor": "y5", "domain": [0, 0.23], "matches": "x", "showticklabels": false}, "xaxis6": {"anchor": "y6", "domain": [0.25, 0.48], "matches": "x", "showticklabels": false}, "xaxis7": {"anchor": "y7", "domain": [0.5, 0.73], "matches": "x", "showticklabels": false}, "xaxis8": {"anchor": "y8", "domain": [0.75, 0.98], "matches": "x", "showticklabels": false}, "yaxis": {"anchor": "x", "domain": [0, 0.485], "title": {"text": "observation_count"}}, "yaxis2": {"anchor": "x2", "domain": [0, 0.485], "showticklabels": false}, "yaxis3": {"anchor": "x3", "domain": [0, 0.485], "showticklabels": false}, "yaxis4": {"anchor": "x4", "domain": [0, 0.485], "showticklabels": false}, "yaxis5": {"anchor": "x5", "domain": [0.515, 1], "title": {"text": "observation_count"}}, "yaxis6": {"anchor": "x6", "domain": [0.515, 1], "showticklabels": false}, "yaxis7": {"anchor": "x7", "domain": [0.515, 1], "showticklabels": false}, "yaxis8": {"anchor": "x8", "domain": [0.515, 1], "showticklabels": false}}}
